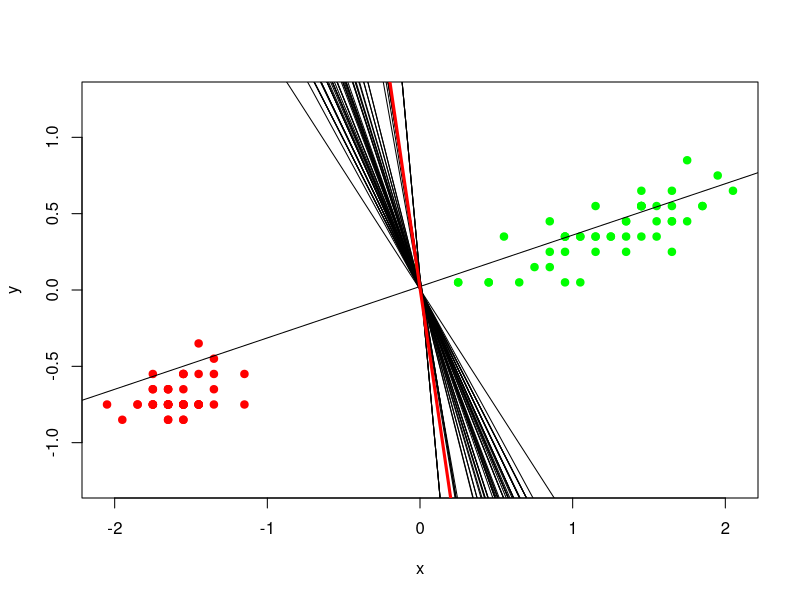

Recreate this plot in R.
preventParalysis <- function(normXl){
  return (min(normXl) + (max(normXl) - min(normXl))  / 2)
}

prepareSample <- function(){
  xl <- iris[iris$Species == "setosa" | iris$Species == "versicolor",]
  x_sign1 <- xl[,3] - preventParalysis(xl[,3])
  x_sign2 <- xl[,4] - preventParalysis(xl[,4])
  class_sign <- xl[,5]
  y_sign <- c() 
  for(i in 1:nrow(xl)){
    if(xl[i,5] == "setosa"){
      y_sign[i] <- -1
    }else if(xl[i,5] == "versicolor"){
      y_sign[i] <- 1
    }
    
  }
  return(data.frame(x_sign1, x_sign2, y_sign,class_sign)) 
}

majorantFun <- function(currParam){
  return((1 - currParam)^2)
}

majorantToDiff <- function(currParam){
  return(2*currParam - 2)
}

stochGrad <- function(xl, eta, lambda){
  wghtVec <- c()
  wghtVecNew <- c()
  wghtVec <- runif(nrow(xl), -1/nrow(xl), 1/nrow(xl))
  Q <- 0
  eps <- 0.999
  

  for(i in 1:nrow(xl)){
    currSmplPoint <- c(xl[i,1],xl[i,2],rep(0,length(wghtVec) - 2))
    Q <- Q + majorantFun(crossprod(currSmplPoint,wghtVec) * xl[i,3])
    
  }
  print(Q)
  
  while(Q  >= eps){
    rndElXl <- sample(1:nrow(xl), 1, replace = TRUE)
    
    currRndXL <- c(xl[rndElXl, 1],xl[rndElXl, 2],rep(0,length(wghtVec) - 2))
    currError <- majorantFun(crossprod(currRndXL,wghtVec) * xl[rndElXl, 3])
    prodXiYi <- currRndXL  * xl[rndElXl,3]
    wghtVecNew <- wghtVec - as.vector(eta * (majorantToDiff(crossprod(currRndXL, wghtVec)))) * prodXiYi
    Q <- (1 - lambda)*Q + lambda*currError
    
    abline(wghtVecNew[3]/wghtVecNew[2],-wghtVecNew[1]/wghtVecNew[2], col = "black")
    
  }
  abline(wghtVecNew[3]/wghtVecNew[2],-wghtVecNew[1]/wghtVecNew[2], col = "red", lwd = 3)
  
}

drawGrad <- function(xl){
  colors <- c("setosa" =  "red", "versicolor"  =  "green")
  plot(xl[,1:2], pch = 21, xlab = 'x', ylab = 'y', col = colors[xl$class_sign], asp = 1, bg = colors[xl$class_sign])
  stochGrad(xl, 0.5, 0.5) 
}

xl_sample <- prepareSample()
drawGrad(xl_sample)